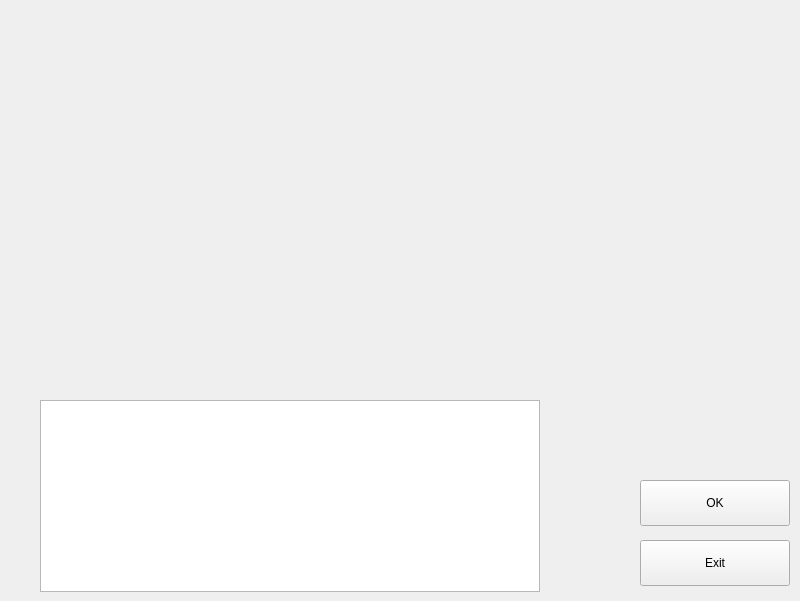
<?xml version="1.0" encoding="UTF-8"?>
<ui version="4.0">
 <class>modify_L</class>
 <widget class="QWidget" name="modify_L">
  <property name="geometry">
   <rect>
    <x>0</x>
    <y>0</y>
    <width>800</width>
    <height>601</height>
   </rect>
  </property>
  <property name="windowTitle">
   <string>Form</string>
  </property>
  <widget class="QPushButton" name="OK">
   <property name="geometry">
    <rect>
     <x>640</x>
     <y>480</y>
     <width>150</width>
     <height>46</height>
    </rect>
   </property>
   <property name="text">
    <string>OK</string>
   </property>
  </widget>
  <widget class="QPushButton" name="Exit">
   <property name="geometry">
    <rect>
     <x>640</x>
     <y>540</y>
     <width>150</width>
     <height>46</height>
    </rect>
   </property>
   <property name="text">
    <string>Exit</string>
   </property>
  </widget>
  <widget class="QTextBrowser" name="textBrowser">
   <property name="geometry">
    <rect>
     <x>40</x>
     <y>400</y>
     <width>500</width>
     <height>192</height>
    </rect>
   </property>
  </widget>
 </widget>
 <resources/>
 <connections/>
</ui>
